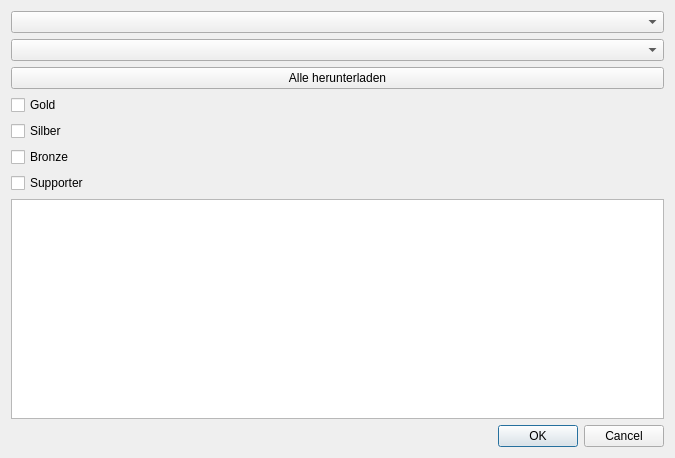
<?xml version="1.0" encoding="UTF-8"?>
<ui version="4.0">
 <class>displayTables</class>
 <widget class="QDialog" name="displayTables">
  <property name="geometry">
   <rect>
    <x>0</x>
    <y>0</y>
    <width>675</width>
    <height>458</height>
   </rect>
  </property>
  <property name="windowTitle">
   <string>Dialog</string>
  </property>
  <layout class="QVBoxLayout" name="verticalLayout_2">
   <item>
    <layout class="QVBoxLayout" name="verticalLayout">
     <item>
      <widget class="QComboBox" name="cb_table"/>
     </item>
     <item>
      <widget class="QComboBox" name="cb_companyName"/>
     </item>
     <item>
      <widget class="QPushButton" name="pb_download">
       <property name="text">
        <string>Alle herunterladen</string>
       </property>
      </widget>
     </item>
     <item>
      <widget class="QCheckBox" name="cb_gold">
       <property name="text">
        <string>Gold</string>
       </property>
      </widget>
     </item>
     <item>
      <widget class="QCheckBox" name="cb_silver">
       <property name="text">
        <string>Silber</string>
       </property>
      </widget>
     </item>
     <item>
      <widget class="QCheckBox" name="cb_bronze">
       <property name="text">
        <string>Bronze</string>
       </property>
      </widget>
     </item>
     <item>
      <widget class="QCheckBox" name="cb_supporter">
       <property name="text">
        <string>Supporter</string>
       </property>
      </widget>
     </item>
     <item>
      <widget class="QTableView" name="tv_table"/>
     </item>
    </layout>
   </item>
   <item>
    <widget class="QDialogButtonBox" name="buttonBox">
     <property name="orientation">
      <enum>Qt::Horizontal</enum>
     </property>
     <property name="standardButtons">
      <set>QDialogButtonBox::Cancel|QDialogButtonBox::Ok</set>
     </property>
    </widget>
   </item>
  </layout>
 </widget>
 <resources/>
 <connections>
  <connection>
   <sender>buttonBox</sender>
   <signal>accepted()</signal>
   <receiver>displayTables</receiver>
   <slot>accept()</slot>
   <hints>
    <hint type="sourcelabel">
     <x>248</x>
     <y>254</y>
    </hint>
    <hint type="destinationlabel">
     <x>157</x>
     <y>274</y>
    </hint>
   </hints>
  </connection>
  <connection>
   <sender>buttonBox</sender>
   <signal>rejected()</signal>
   <receiver>displayTables</receiver>
   <slot>reject()</slot>
   <hints>
    <hint type="sourcelabel">
     <x>316</x>
     <y>260</y>
    </hint>
    <hint type="destinationlabel">
     <x>286</x>
     <y>274</y>
    </hint>
   </hints>
  </connection>
 </connections>
</ui>
